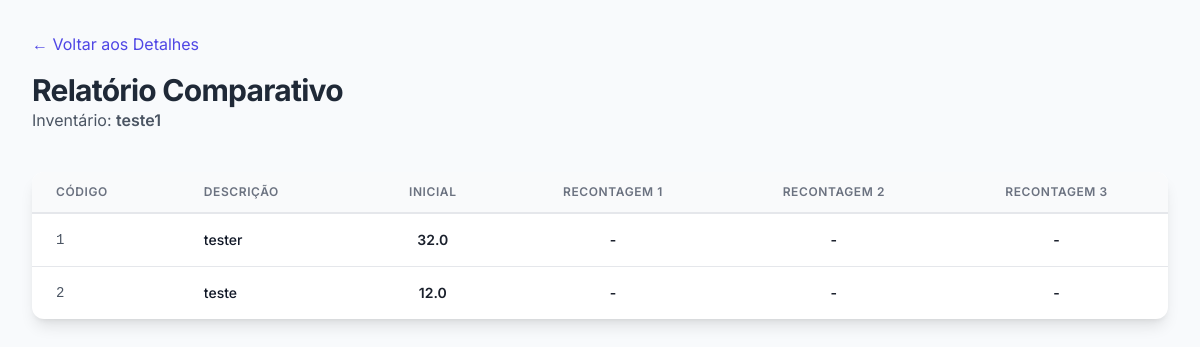
The page /inventario/1/comparativo on the database its author committed.
### tables this page shows
CREATE TABLE inventarios (
                id INTEGER PRIMARY KEY AUTOINCREMENT,
                nome TEXT NOT NULL,
                status TEXT NOT NULL,
                nome_base_relatorio TEXT,
                data_inicio TIMESTAMP DEFAULT CURRENT_TIMESTAMP,
                data_fim TIMESTAMP
            );

CREATE TABLE contagens (
                id INTEGER PRIMARY KEY AUTOINCREMENT,
                inventario_id INTEGER NOT NULL,
                produto_codigo TEXT NOT NULL,
                tipo_contagem TEXT NOT NULL,
                quantidade INTEGER NOT NULL,
                data_contagem TIMESTAMP DEFAULT CURRENT_TIMESTAMP,
                user_id INTEGER NOT NULL,
                user_name TEXT NOT NULL,
                FOREIGN KEY (inventario_id) REFERENCES inventarios (id)
            );

CREATE TABLE produtos (
                id INTEGER PRIMARY KEY AUTOINCREMENT,
                codigo TEXT UNIQUE NOT NULL,
                descricao TEXT NOT NULL,
                data_cadastro TIMESTAMP DEFAULT CURRENT_TIMESTAMP
            );

### dashboard.py (the view)
@app.route('/inventario/<int:inventario_id>/comparativo')
def comparativo_inventario(inventario_id):
    conn = get_db_connection()
    inventario = conn.execute("SELECT * FROM inventarios WHERE id = ?", (inventario_id,)).fetchone()
    if not inventario:
        conn.close()
        abort(404, "Inventário não encontrado.")
    query = f"""
        SELECT p.codigo, p.descricao, c.tipo_contagem, c.quantidade
        FROM contagens c
        JOIN produtos p ON c.produto_codigo = p.codigo
        WHERE c.inventario_id = {inventario_id}
    """
    df = pd.read_sql_query(query, conn)
    conn.close()
    if df.empty:
        return render_template('comparativo.html', inventario=inventario, dados_comparativos=[], has_data=False)
    pivot_df = df.pivot_table(
        index=['codigo', 'descricao'],
        columns='tipo_contagem',
        values='quantidade'
    ).reset_index()
    pivot_df = pivot_df.fillna('-')
    contagem_cols = [col for col in pivot_df.columns if 'contagem' in col.lower() or 'inicial' in col.lower()]
    def checar_divergencia(row):
        valores = [v for v in row[contagem_cols].values if v != '-']
        if not valores:
            return False
        return len(set(valores)) > 1
    pivot_df['divergencia'] = pivot_df.apply(checar_divergencia, axis=1)
    dados_comparativos = pivot_df.to_dict(orient='records')
    ordem_colunas = ['Inicial', 'Recontagem 1', 'Recontagem 2', 'Recontagem 3']
    return render_template('comparativo.html', inventario=inventario, dados_comparativos=dados_comparativos, ordem_colunas=ordem_colunas, has_data=True)

### dashboard.py (called while the page is built)
def get_db_connection():
    conn = sqlite3.connect(DB_FILE)
    conn.row_factory = sqlite3.Row
    return conn

### templates/comparativo.html (shortened to what this page needs)
<!DOCTYPE html>
<html lang="pt-br">
<head>
    <script src="https://cdn.tailwindcss.com"></script>
</head>
<body class="antialiased">
    <div class="container mx-auto max-w-7xl p-4 sm:p-6 lg:p-8">
         <header class="mb-10">
            <a href="{{ url_for('detalhes_inventario', inventario_id=inventario['id']) }}" class="text-indigo-600 hover:text-indigo-800 mb-4 inline-block">&larr; Voltar aos Detalhes</a>
            <h1 class="text-3xl font-bold tracking-tight text-gray-800">Relatório Comparativo</h1>
            <p class="text-gray-600">Inventário: <span class="font-semibold">{{ inventario['nome'] }}</span></p>
        </header>
        {% if not has_data %}
        <div class="bg-white p-6 rounded-lg shadow-lg">
            <p class="text-gray-700">Nenhuma contagem foi registada para este inventário.</p>
        </div>
        {% else %}
        <div class="bg-white shadow-lg rounded-xl overflow-x-auto">
            <table class="min-w-full">
                <thead class="bg-gray-50">
                    <tr class="border-b-2 border-gray-200">
                        <th class="px-6 py-3 text-left text-xs font-semibold text-gray-500 uppercase tracking-wider">Código</th>
                        <th class="px-6 py-3 text-left text-xs font-semibold text-gray-500 uppercase tracking-wider">Descrição</th>
                        {% for coluna in ordem_colunas %}
                        <th class="px-6 py-3 text-center text-xs font-semibold text-gray-500 uppercase tracking-wider">{{ coluna }}</th>
                        {% endfor %}
                    </tr>
                </thead>
                <tbody class="divide-y divide-gray-200">
                    {% for item in dados_comparativos %}
                    <tr class="hover:bg-gray-50 transition-colors {% if item.divergencia %}divergencia{% endif %}">
                        <td class="px-6 py-4 whitespace-nowrap text-sm font-mono text-gray-600">
                            {{ item.codigo }}
                        </td>
                        <td class="px-6 py-4 whitespace-nowrap text-sm font-medium text-gray-900">
                            {{ item.descricao }}
                        </td>
                        {% for coluna in ordem_colunas %}
                        <td class="px-6 py-4 whitespace-nowrap text-center text-sm font-semibold {% if item.divergencia %}font-bold{% endif %}">
                            {{ item.get(coluna, '-') }}
                        </td>
                        {% endfor %}
                    </tr>
                    {% endfor %}
                </tbody>
            </table>
        </div>
        {% endif %}
    </div>
</body>
</html>

### templates/comparativo.html (style rules this page uses)
body { font-family: 'Inter', sans-serif; background-color: #f8fafc; color: #1a202c; }

### rows shown on the page
inventarios: nome "teste1"
contagens: codigo "1", descricao "tester", get "32.0" "-" "-" "-"
contagens: codigo "2", descricao "teste", get "12.0" "-" "-" "-"

### other values the page prints
{{ coluna }} "INICIAL" "RECONTAGEM 1" "RECONTAGEM 2" "RECONTAGEM 3"
